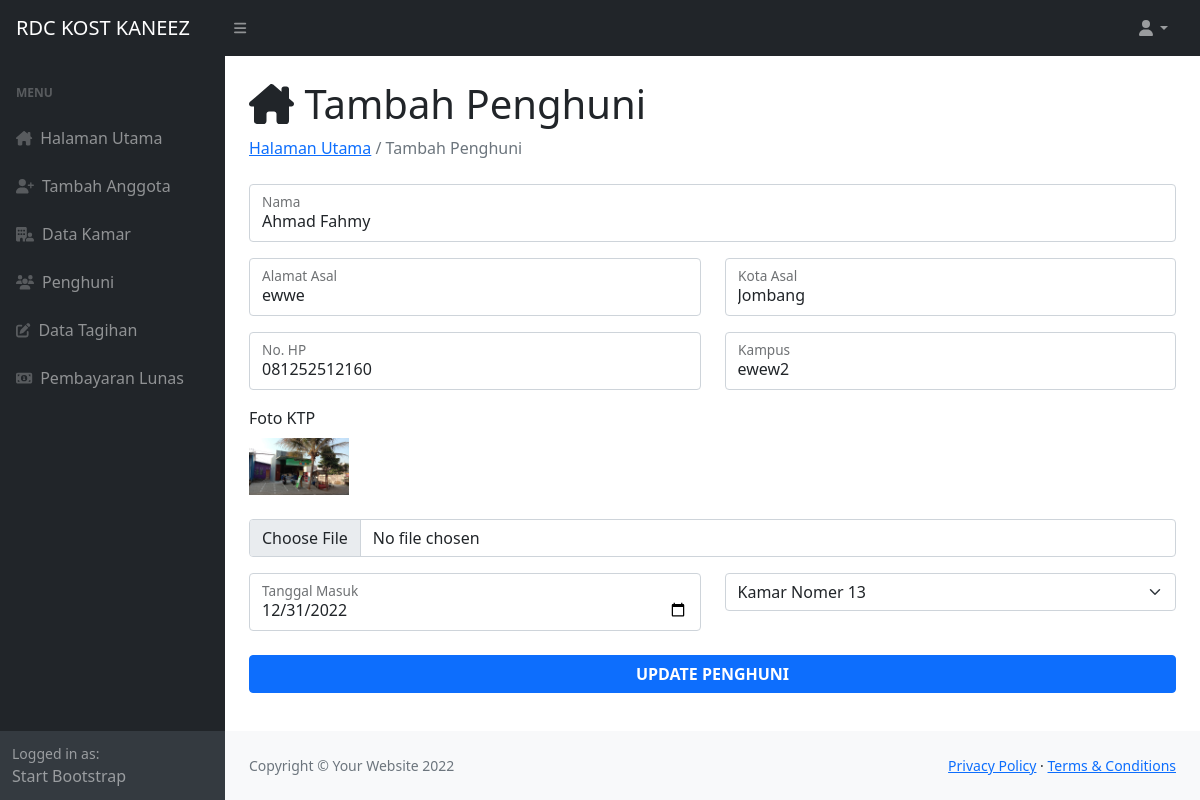
The page /admin/tambah.php?id=1 (signed in) on the database its author committed.
### tables this page shows
CREATE TABLE `penghuni` (
  `idpenghuni` int NOT NULL,
  `namapenghuni` varchar(60) NOT NULL,
  `alamat` text NOT NULL,
  `kota` varchar(70) NOT NULL,
  `telepon` varchar(30) NOT NULL,
  `kampus` varchar(90) NOT NULL,
  `foto` varchar(255) NOT NULL,
  `masuk` date NOT NULL,
  `idkamar` int NOT NULL,
  `sandi` varchar(255) NOT NULL
);

### functions.php (called while the page is built, shortened)
<?php
$conn = mysqli_connect("localhost","root","","project");
function query($query)
{
    global $conn;
    $result = mysqli_query($conn, $query);
    $rows = [];
    while ($row = mysqli_fetch_assoc($result)) {
        $rows[] = $row;
    }
    return $rows;
}
?>

### admin/tambah.php (the view, shortened to what this page needs)
<?php
include '../functions.php';
$id = $_GET["id"];
$phn = query("SELECT * FROM penghuni WHERE idpenghuni = $id")[0];
$result = mysqli_query($conn, "SELECT * FROM kamar");
?>
<!DOCTYPE html>
<html lang="en">
<head>
    <link href="../css/styles.css" rel="stylesheet" />
</head>
<body>
    <nav class="sb-topnav navbar navbar-expand navbar-dark bg-dark">
        <a class="navbar-brand ps-3" href="index.html">RDC KOST KANEEZ</a>
        <button class="btn btn-link btn-sm order-1 order-lg-0 me-4 me-lg-0" id="sidebarToggle" href="#!"><i class="fas fa-bars"></i></button>
        <ul class="navbar-nav ms-auto ms-md-0 me-3 me-lg-4">
            <li class="nav-item dropdown">
                <a class="nav-link dropdown-toggle" id="navbarDropdown" href="#" role="button" data-bs-toggle="dropdown" aria-expanded="false"><i class="fas fa-user fa-fw"></i></a>
            </li>
        </ul>
    </nav>
    <div id="layoutSidenav">
        <div id="layoutSidenav_nav">
            <nav class="sb-sidenav accordion sb-sidenav-dark" id="sidenavAccordion">
                <div class="sb-sidenav-menu">
                    <div class="nav">
                        <div class="sb-sidenav-menu-heading">Menu</div>
                        <a class="nav-link" href="index.php">
                            <div class="sb-nav-link-icon"><i class="fa-solid fa-house-chimney"></i></div>
                            Halaman Utama
                        </a>
                        <a class="nav-link" href="tambah.php">
                            <div class="sb-nav-link-icon"><i class="fa-solid fa-user-plus"></i></div>
                            Tambah Anggota
                        </a>
                        <a class="nav-link" href="kamar.php">
                            <div class="sb-nav-link-icon"><i class="fa-solid fa-building-user"></i></div>
                            Data Kamar
                        </a>
                        <a class="nav-link" href="penghuni.php">
                            <div class="sb-nav-link-icon"><i class="fa-solid fa-users"></i></div>
                            Penghuni
                        </a>
                        <a class="nav-link" href="tagihan.php">
                            <div class="sb-nav-link-icon"><i class="fa-solid fa-pen-to-square"></i></div>
                            Data Tagihan
                        </a>
                        <a class="nav-link" href="lunas.php">
                            <div class="sb-nav-link-icon"><i class="fa-solid fa-money-bill-1"></i></div>
                            Pembayaran Lunas
                        </a>
                        <div class="sb-sidenav-menu-heading"></div>
                    </div>
                </div>
                <div class="sb-sidenav-footer">
                    <div class="small">Logged in as:</div>
                    Start Bootstrap
                </div>
            </nav>
        </div>
                    <div id="layoutSidenav_content">
            <main>
                <div class="container-fluid px-4">
                    <h1 class="mt-4"><i class="fa-solid fa-house-chimney"></i> Tambah Penghuni</h1>
                    <ol class="breadcrumb mb-4">
                        <li class="breadcrumb-item active"> <a href="index.php">Halaman Utama</a> / Tambah Penghuni</li>
                    </ol>
                    <div class="row">
                    <form action="" method="POST" enctype="multipart/form-data">
                                        <div class="row mb-3">
                                            <div class="col-md-12 mb-3">
                                                <div class="form-floating mb-3 mb-md-0">
                                                    <input class="form-control" name="nama" id="inputFirstName" type="text" placeholder="Enter your first name" value="<?= $phn["namapenghuni"]; ?>" />
                                                    <label for="inputFirstName">Nama</label>
                                                </div>
                                            </div>
                                            <div class="col-md-6">
                                                <div class="form-floating">
                                                    <input class="form-control" name="alamat" id="inputLastName" type="text" placeholder="Enter your last name" value="<?= $phn["alamat"]; ?>" />
                                                    <label for="inputLastName">Alamat Asal</label>
                                                </div>
                                            </div>
                                            <div class="col-md-6">
                                                <div class="form-floating">
                                                    <input class="form-control" name="kota" id="inputLastName" type="text" placeholder="Enter your last name" value="<?= $phn["kota"]; ?>" />
                                                    <label for="inputLastName">Kota Asal</label>
                                                </div>
                                            </div>
                                        </div>
                                        <div class="row mb-3">
                                            <div class="col-md-6">
                                                <div class="form-floating mb-3 mb-md-0">
                                                    <input class="form-control" name="hp" id="inputFirstName" type="text" placeholder="Enter your first name" value="<?= $phn["telepon"]; ?>" />
                                                    <label for="inputFirstName">No. HP</label>
                                                </div>
                                            </div>
                                            <div class="col-md-6">
                                                <div class="form-floating">
                                                    <input class="form-control" name="kampus" id="inputLastName" type="text" placeholder="Enter your last name" value="<?= $phn["kampus"]; ?>" />
                                                    <label for="inputLastName">Kampus</label>
                                                </div>
                                            </div>
                                        </div>
                                        <label for="inputEmail" class="mb-2">Foto KTP</label>
                                        <div class="mb-4">
                                            <img src="../img/<?= $phn["foto"]; ?>" width="100px" alt="penghuni">
                                        </div>
                                        <div class="mb-3">
                                            <input class="form-control" name="gambar" id="inputEmail" type="file" placeholder="KTP">
                                        </div>
                                        <div class="row mb-3">
                                            <div class="col-md-6">
                                                <div class="form-floating mb-3 mb-md-0">
                                                    <input class="form-control" name="masuk" id="inputPassword" type="date" placeholder="Tanggal Masuk" value="<?= $phn['masuk']; ?>">
                                                    <label for="inputPassword">Tanggal Masuk</label>
                                                </div>
                                            </div>
                                            <div class="col-md-6">
                                                <div class="mb-3">
                                                    <select class="form-select" name="kamar" aria-label="Default select example">
                                                        <?php while ($row = mysqli_fetch_assoc($result)) : ?>
                                                            <option value="<?= $row['idkamar']; ?>" <?php if($phn['idkamar'] == $row['idkamar']) { echo "selected";} ?>><?= "Kamar Nomer " . $row['nokamar']; ?></option>
                                                        <?php endwhile; ?>
                                                    </select>
                                                </div>
                                            </div>
                                        </div>
                                        <div class="mt-4 mb-0">
                                            <div class="d-grid"><button class="btn btn-primary btn-block text-uppercase fw-bold" type="submit" name="submit">Update Penghuni</button></div>
                                        </div>
                                    </form>
                        <div class="col-xl-3">
                        </div>
                    </div>
                </div>
            </main>
            <footer class="py-4 bg-light mt-auto">
                <div class="container-fluid px-4">
                    <div class="d-flex align-items-center justify-content-between small">
                        <div class="text-muted">Copyright &copy; Your Website 2022</div>
                        <div>
                            <a href="#">Privacy Policy</a>
                            &middot;
                            <a href="#">Terms &amp; Conditions</a>
                        </div>
                    </div>
                </div>
            </footer>
        </div>
    </div>
</body>
</html>

### rows shown on the page
penghuni: nama "Ahmad Fahmy", alamat "ewwe", kota "Jombang", hp "081252512160", kampus "ewew2", foto (picture), masuk "12/31/2022", kamar "Kamar Nomer 13"
